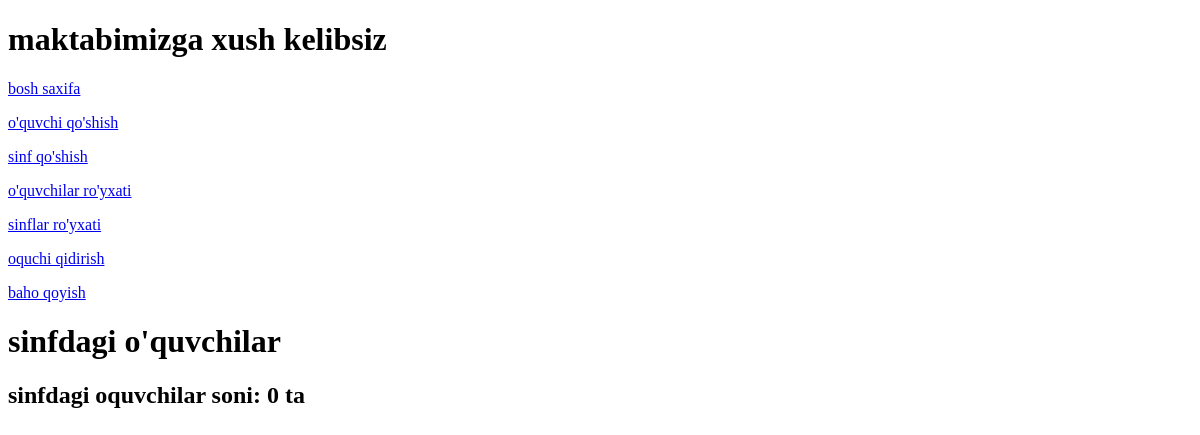
The page /category/1/ on the database as committed earlier.
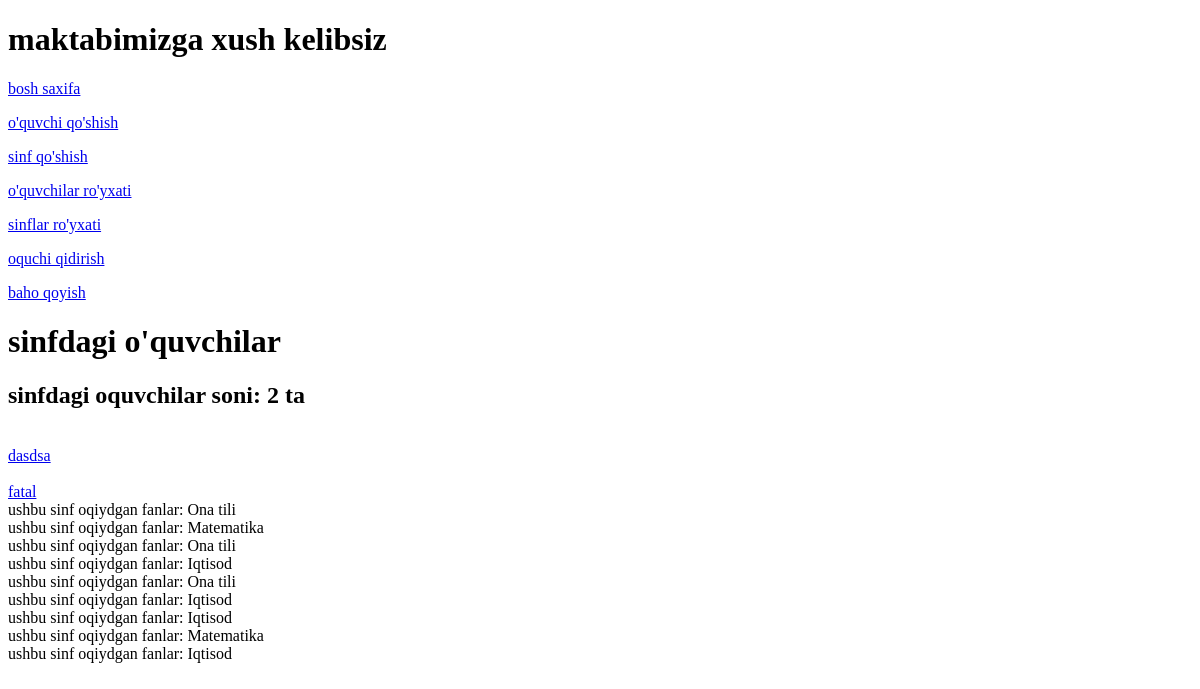
The same page on the database as committed later.
### urok/models.py (models this page shows, shortened)
class Pupil(models.Model):
    ism = models.CharField(max_length=50, verbose_name='ism', null=True)
    surname = models.CharField(max_length=50, verbose_name="familya", null=True)
    age = models.DateField(verbose_name="yosh")
    gradue = models.ForeignKey(Classroom, verbose_name='sinfi', on_delete=models.CASCADE, null=True)
    email = models.EmailField(verbose_name='email', null=True)
    time = models.DateField(verbose_name='vaxt', null=True, auto_now_add=True)
    class Meta:
        verbose_name = "o\'quvchi"
        verbose_name_plural = "o\'quvchilar"

class Baho(models.Model):
    name = models.ForeignKey(Pupil, on_delete=models.CASCADE)
    classroom = models.ForeignKey(Classroom, on_delete=models.CASCADE,)
    lesson = models.ForeignKey(Lesson, on_delete=models.CASCADE)
    data = models.DateField(auto_now_add=True)
    baho = models.CharField(max_length=1, blank=True, null=True)
    class Meta:
        unique_together = [['name', 'lesson']]

class Lesson(models.Model):
    name = models.CharField(max_length=50, verbose_name='fan nomi')
    sinflar = models.ManyToManyField(Pupil, through='Baho')

### urok/views.py (the view)
# urls.py: path('category/<int:gradue_id>/', views.category, name="category"),
def category(request, gradue_id):
    page = request.GET.get('page')
    categ = Classroom.objects.get(pk=gradue_id)
    all_topics = Pupil.objects.filter(gradue=categ)
    paginator = Paginator(all_topics, 10)
    topics = paginator.get_page(page)
    bahos = Classroom.objects.all()
    forms = Baho.objects.all()
    return render(request, 'urok/category.html', {'topics': topics, 'bahos': bahos, 'forms': forms})

### urok/templates/urok/category.html
{% extends 'urok/wrapper.html' %}
{% block content %}
<h1>sinfdagi o'quvchilar </h1>
<h2>sinfdagi oquvchilar soni: {{ topics | length }} ta</h2>
 {% for topic in topics %}
<br>
<a href="{% url 'oquch' topic.id %}">{{ topic.ism }}</a>
<br>
{% endfor %}
{% for form in forms %}
ushbu sinf oqiydgan fanlar: {{ form.lesson.name }}<br>
{% endfor %}
{% endblock %}

Rows that differ between the two databases and show on the page:
now on this page (row edited): Pupil: ism "dasdsa"
added Pupil: ism "fatal"
added Baho: lesson.name "Ona tili"
added Baho: lesson.name "Matematika"
added Baho: lesson.name "Ona tili"
added Baho: lesson.name "Iqtisod"
added Baho: lesson.name "Ona tili"
added Baho: lesson.name "Iqtisod"
added Baho: lesson.name "Iqtisod"
added Baho: lesson.name "Matematika"
added Baho: lesson.name "Iqtisod"
Other text that changed with them:
{{ topics | length }}: "0" → "2"
